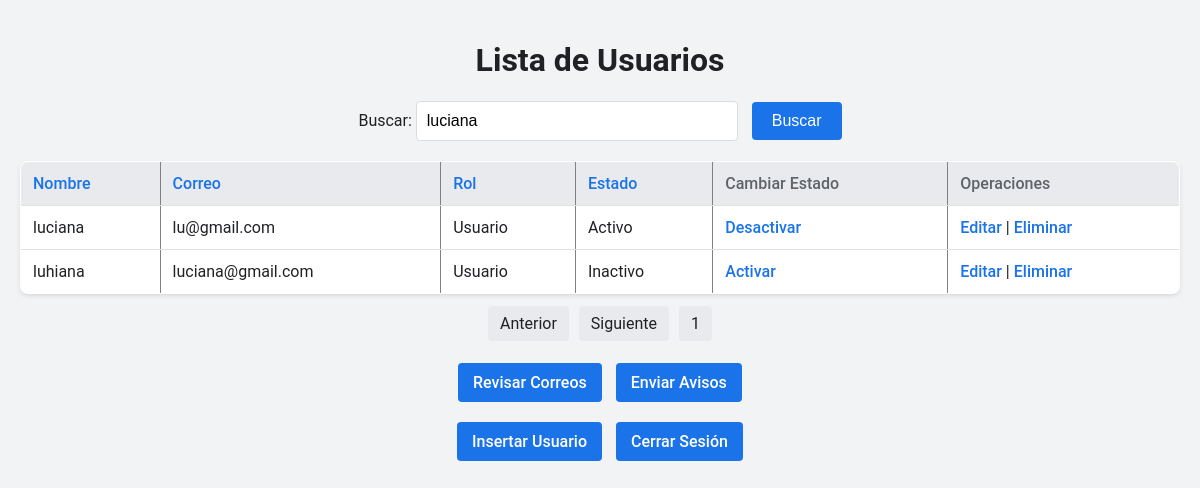
The page /Laboratorio4/read.php?buscar=luciana (signed in) on the database its author committed.
### tables this page shows
CREATE TABLE `usuarios` (
  `id` int(11) NOT NULL,
  `correo` varchar(100) NOT NULL,
  `password` varchar(40) NOT NULL,
  `nombre` varchar(40) NOT NULL,
  `nivel` tinyint(4) NOT NULL,
  `Estado` tinyint(1) NOT NULL
);

### Laboratorio4/read.php (the view, shortened to what this page needs)
<?php
require("conexion.php");
$orden = "usuarios.id";
$buscar = "";
if (isset($_GET['buscar'])) {
    $buscar = $_GET['buscar'];
}
$pagina = isset($_GET['pagina']) ? $_GET['pagina'] : 1;
$sql2 = "SELECT COUNT(*) as total FROM usuarios
         WHERE nombre LIKE '%$buscar%' OR correo LIKE '%$buscar%'";
$resultado2 = $con->query($sql2);
$row2 = mysqli_fetch_array($resultado2);
$total = $row2['total'];
$nropaginas = ceil($total / 5);
$inicio = ($pagina - 1) * 5;
$sql = "SELECT id, nombre, correo, nivel, Estado FROM usuarios
        WHERE nombre LIKE '%$buscar%' OR correo LIKE '%$buscar%'
        ORDER BY $orden
        LIMIT $inicio, 5";
$resultado = $con->query($sql);
?>
<!DOCTYPE html>
<html lang="es">
<head>
</head>
<body>
    <h1 style="text-align:center;">Lista de Usuarios</h1>
    <form action="read.php" method="get">
        <label for="buscar">Buscar:</label>
        <input type="text" name="buscar" placeholder="Buscar por nombre o correo"
            value="<?php echo htmlspecialchars($buscar); ?>">
        <input type="submit" value="Buscar">
    </form>
    <table class="container" border="1">
        <thead>
            <tr>
                <th><a href="read.php?orden=nombre&buscar=<?php echo $buscar; ?>">Nombre</a></th>
                <th><a href="read.php?orden=correo&buscar=<?php echo $buscar; ?>">Correo</a></th>
                <th><a href="read.php?orden=nivel&buscar=<?php echo $buscar; ?>">Rol</a></th>
                <th><a href="read.php?orden=Estado&buscar=<?php echo $buscar; ?>">Estado</a></th>
                <th>Cambiar Estado</th>
                <th>Operaciones</th>
            </tr>
        </thead>
        <tbody>
            <?php while ($row = mysqli_fetch_array($resultado)) { ?>
                <tr>
                    <td><?php echo ($row['nombre']); ?></td>
                    <td><?php echo ($row['correo']); ?></td>
                    <td><?php echo ($row['nivel'] == 1) ? "Administrador" : "Usuario"; ?></td>
                    <td><?php echo ($row['Estado'] == 0) ? "Activo" : "Inactivo"; ?></td>
                        <td>
                            <?php if ($row['Estado'] == 0): ?>
                                <a href="cambiarestado.php?id=<?php echo $row['id']; ?>&estado=1"
                                    onclick="return confirm('¿Estás seguro de desactivar este usuario?');">Desactivar</a>
                            <?php else: ?>
                                <a href="cambiarestado.php?id=<?php echo $row['id']; ?>&estado=0"
                                    onclick="return confirm('¿Deseas activar este usuario?');">Activar</a>
                            <?php endif; ?>
                        </td>
                        <td>
                            <a href="formupdate.php?id=<?php echo $row['id']; ?>">Editar</a> |
                            <a href="delete.php?id=<?php echo $row['id']; ?>"
                                onclick="return confirm('¿Estás seguro de eliminar este usuario?');">Eliminar</a>
                        </td>
                </tr>
            <?php } ?>
        </tbody>
    </table>
    <ul>
        <li><a
                href="read.php?pagina=<?php echo max(1, $pagina - 1); ?>&orden=<?php echo $orden; ?>&buscar=<?php echo $buscar; ?>">Anterior</a>
        </li>
        <li><a
                href="read.php?pagina=<?php echo min($pagina + 1, $nropaginas); ?>&orden=<?php echo $orden; ?>&buscar=<?php echo $buscar; ?>">Siguiente</a>
        </li>
        <?php for ($i = 1; $i <= $nropaginas; $i++) { ?>
            <li><a
                    href="read.php?pagina=<?php echo $i; ?>&orden=<?php echo $orden; ?>&buscar=<?php echo $buscar; ?>"><?php echo $i; ?></a>
            </li>
        <?php } ?>
    </ul>
    <div style="text-align:center;">
        <a class="insertar" href="readcorreos.php">Revisar Correos</a>
        <a class="insertar" href="enviaravisos.php">Enviar Avisos</a>
    </div>
    <div style="text-align:center;">
        <a class="insertar" href="forminsertar.php">Insertar Usuario</a>
        <a class="cerrar" href="exit.php">Cerrar Sesión</a>
    </div>
</body>
</html>

### Laboratorio4/read.php (style rules this page uses)
body { font-family: 'Roboto', sans-serif; background-color: #f1f3f4; padding: 20px; margin: 0; color: #202124; }
h1, label { color: #202124; }
form { margin-bottom: 20px; text-align: center; }
input[type="text"] { padding: 10px; width: 300px; border: 1px solid #dadce0; border-radius: 4px; font-size: 16px; }
input[type="submit"] { padding: 10px 20px; background-color: #1a73e8; color: white; border: none; border-radius: 4px; font-size: 16px; cursor: pointer; margin-left: 10px; }
table.container { width: 100%; border-collapse: collapse; background-color: white; box-shadow: 0 2px 4px rgba(0, 0, 0, 0.1); border-radius: 8px; overflow: hidden; margin: auto; }
thead { background-color: #e8eaed; }
thead th { padding: 12px; text-align: left; color: #5f6368; font-weight: 500; }
td { padding: 12px; border-top: 1px solid #e0e0e0; }
.container a { text-decoration: none; color: #1a73e8; font-weight: 500; }
.insertar, .cerrar { display: inline-block; background-color: #1a73e8; color: white; text-decoration: none; padding: 10px 15px; border-radius: 4px; margin: 10px 5px; font-weight: 500; }
ul { padding: 0; margin: 20px 0; display: flex; justify-content: center; list-style: none; }
ul li a { padding: 8px 12px; margin: 0 5px; background-color: #e8eaed; color: #202124; border-radius: 4px; text-decoration: none; }

### rows shown on the page
usuarios: nombre "luciana", correo "lu@gmail.com", nivel "Usuario", Estado "Activo"
usuarios: nombre "luhiana", correo "luciana@gmail.com", nivel "Usuario", Estado "Inactivo"
